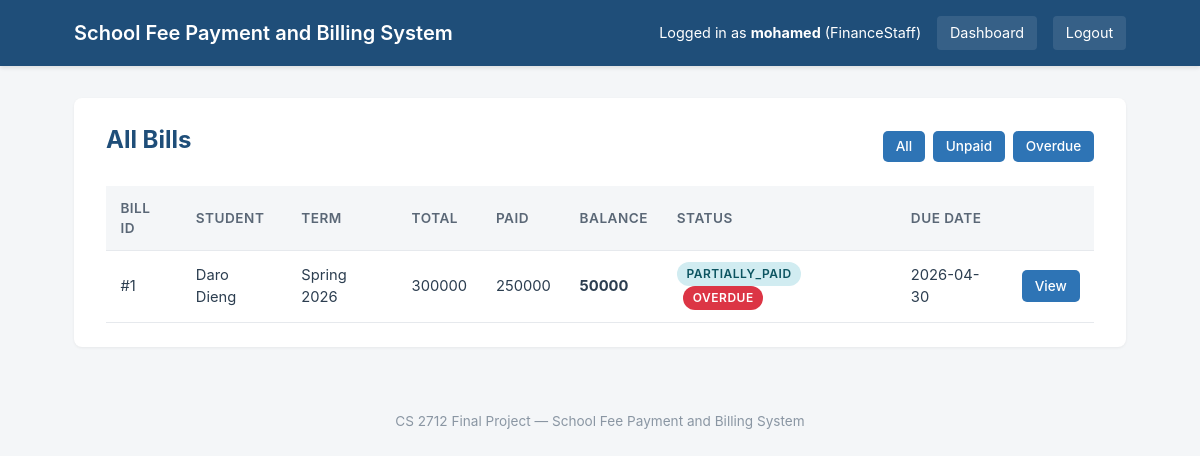
/bills (signed in), run on the app's committed database.
### tables this page shows
CREATE TABLE user (
    user_id        INTEGER PRIMARY KEY AUTOINCREMENT,
    username       TEXT NOT NULL UNIQUE,
    password_hash  TEXT NOT NULL,
    role_id        INTEGER NOT NULL,
    is_active      INTEGER NOT NULL DEFAULT 1,
    FOREIGN KEY (role_id) REFERENCES role(role_id)
);

CREATE TABLE role (
    role_id      INTEGER PRIMARY KEY AUTOINCREMENT,
    name         TEXT NOT NULL UNIQUE,
    permissions  TEXT NOT NULL
);

CREATE TABLE bill (
    bill_id          INTEGER PRIMARY KEY AUTOINCREMENT,
    profile_id       INTEGER NOT NULL,
    structure_id     INTEGER NOT NULL,
    original_amount  REAL NOT NULL CHECK (original_amount >= 0),
    discount_amount  REAL NOT NULL DEFAULT 0 CHECK (discount_amount >= 0),
    total_amount     REAL NOT NULL CHECK (total_amount >= 0),
    amount_paid      REAL NOT NULL DEFAULT 0 CHECK (amount_paid >= 0),
    balance          REAL NOT NULL,
    status           TEXT NOT NULL
                     CHECK (status IN ('UNPAID','PARTIALLY_PAID','PAID','CANCELLED')),
    issue_date       TEXT NOT NULL,
    due_date         TEXT NOT NULL,
    FOREIGN KEY (profile_id)   REFERENCES billing_profile(profile_id),
    FOREIGN KEY (structure_id) REFERENCES fee_structure(structure_id)
);

CREATE TABLE billing_profile (
    profile_id  INTEGER PRIMARY KEY AUTOINCREMENT,
    student_id  INTEGER NOT NULL,
    term        TEXT NOT NULL,
    is_active   INTEGER NOT NULL DEFAULT 1,
    FOREIGN KEY (student_id) REFERENCES student(student_id)
);

### controllers/bill_controller.py (the view)
@bill_bp.route("/bills")
@role_required("Administrator", "FinanceStaff")
def list_bills():
    bills = bill_repo.find_all()
    return render_template("bill_list.html", bills=bills)

### controllers/helpers.py (called while the page is built)
def get_current_user():
    user_id = session.get("user_id")
    if user_id is None:
        return None
    return user_repository.find_by_id(user_id)

def role_required(*allowed_roles):
    def decorator(view_function):
        @wraps(view_function)
        def wrapper(*args, **kwargs):
            user = get_current_user()
            if user is None:
                flash("Please log in first.", "error")
                return redirect(url_for("auth.login"))
            if user.role.name not in allowed_roles:
                flash("You don't have permission to access this page.", "error")
                return redirect(url_for("auth.dashboard"))
            return view_function(*args, **kwargs)
        return wrapper
    return decorator

### domain/bill.py (called while the page is built)
    @property
    def name(self):
        return STATUS_PARTIALLY_PAID

    @property
    def status(self):
        return self._state.name

    def is_overdue(self):
        if self.due_date is None:
            return False
        today = datetime.now().date().isoformat()
        return self.due_date < today and self.status in (STATUS_UNPAID, STATUS_PARTIALLY_PAID)

### domain/student.py (called while the page is built)
    def get_full_name(self):
        return f"{self.first_name} {self.last_name}"

### repositories/bill_repository.py (called while the page is built)
    def find_all(self):
        connection = get_connection()
        cursor = connection.cursor()
        cursor.execute("SELECT * FROM bill ORDER BY issue_date DESC")
        rows = cursor.fetchall()
        connection.close()
        return [self._row_to_bill(row) for row in rows]

    def _row_to_bill(self, row):
        profile = self.profile_repository.find_by_id(row["profile_id"])
        structure = self.fee_structure_repository.find_by_id(row["structure_id"])
        return Bill(
            bill_id=row["bill_id"],
            billing_profile=profile,
            fee_structure=structure,
            original_amount=row["original_amount"],
            total_amount=row["total_amount"],
            discount_amount=row["discount_amount"],
            amount_paid=row["amount_paid"],
            issue_date=row["issue_date"],
            due_date=row["due_date"],
            status=row["status"],  # important! brings back the right state
        )

### repositories/billing_profile_repository.py (called while the page is built)
    def _row_to_profile(self, row):
        student = self.student_repository.find_by_id(row["student_id"])
        return BillingProfile(
            profile_id=row["profile_id"],
            student=student,
            term=row["term"],
            is_active=bool(row["is_active"]),
        )

### templates/bill_list.html (shortened to what this page needs)
{% extends "base.html" %}
{% block content %}
<div class="card">
    <div class="card-header">
        <h2>{{ title or "All Bills" }}</h2>
        <div class="card-actions">
            <a href="{{ url_for('bill.list_bills') }}" class="btn btn-small">All</a>
            <a href="{{ url_for('bill.list_unpaid') }}" class="btn btn-small">Unpaid</a>
            <a href="{{ url_for('bill.list_overdue') }}" class="btn btn-small">Overdue</a>
        </div>
    </div>
    {% if bills %}
        <table class="data-table">
            <thead>
                <tr>
                    <th>Bill ID</th>
                    <th>Student</th>
                    <th>Term</th>
                    <th>Total</th>
                    <th>Paid</th>
                    <th>Balance</th>
                    <th>Status</th>
                    <th>Due Date</th>
                    <th></th>
                </tr>
            </thead>
            <tbody>
                {% for bill in bills %}
                    <tr>
                        <td>#{{ bill.bill_id }}</td>
                        <td>{{ bill.billing_profile.student.get_full_name() }}</td>
                        <td>{{ bill.billing_profile.term }}</td>
                        <td>{{ "%.0f"|format(bill.total_amount) }}</td>
                        <td>{{ "%.0f"|format(bill.amount_paid) }}</td>
                        <td><strong>{{ "%.0f"|format(bill.balance) }}</strong></td>
                        <td>
                            <span class="badge badge-{{ bill.status|lower }}">{{ bill.status }}</span>
                            {% if bill.is_overdue() %}
                                <span class="badge badge-overdue">OVERDUE</span>
                            {% endif %}
                        </td>
                        <td>{{ bill.due_date }}</td>
                        <td><a href="{{ url_for('bill.bill_detail', bill_id=bill.bill_id) }}" class="btn btn-small">View</a></td>
                    </tr>
                {% endfor %}
            </tbody>
        </table>
    {% else %}
        <p class="empty">No bills found.</p>
    {% endif %}
</div>
{% endblock %}

### templates/base.html (shortened to what this page needs)
<!DOCTYPE html>
<html lang="en">
<head>
    <link rel="stylesheet" href="{{ url_for('static', filename='css/style.css') }}">
</head>
<body>
<header>
    <div class="header-inner">
        <h1>School Fee Payment and Billing System</h1>
        {% if session.get('user_id') %}
            <nav>
                <span>Logged in as <strong>{{ session.get('username') }}</strong> ({{ session.get('role_name') }})</span>
                <a href="{{ url_for('auth.dashboard') }}">Dashboard</a>
                <a href="{{ url_for('auth.logout') }}">Logout</a>
            </nav>
        {% endif %}
    </div>
</header>
<main>
    {% block content %}{% endblock %}
</main>
<footer>
    <p>CS 2712 Final Project &mdash; School Fee Payment and Billing System</p>
</footer>
</body>
</html>

### static/css/style.css (style rules this page uses)
* { box-sizing: border-box; margin: 0; padding: 0; }
body { font-family: -apple-system, BlinkMacSystemFont, "Segoe UI", Arial, sans-serif; background: #f4f6f8; color: #2c3e50; line-height: 1.5; }
header { background: #1f4e79; color: white; padding: 1rem 0; box-shadow: 0 2px 4px rgba(0,0,0,0.1); }
.header-inner { max-width: 1100px; margin: 0 auto; padding: 0 1.5rem; display: flex; justify-content: space-between; align-items: center; flex-wrap: wrap; gap: 1rem; }
header h1 { font-size: 1.25rem; font-weight: 600; }
header nav { display: flex; align-items: center; gap: 1rem; font-size: 0.9rem; }
header nav a { color: white; text-decoration: none; padding: 0.4rem 0.8rem; background: rgba(255,255,255,0.1); border-radius: 4px; }
main { max-width: 1100px; margin: 2rem auto; padding: 0 1.5rem; }
.card { background: white; border-radius: 8px; padding: 1.5rem 2rem; margin-bottom: 1.5rem; box-shadow: 0 1px 3px rgba(0,0,0,0.06); }
.card h2 { color: #1f4e79; margin-bottom: 0.75rem; }
.btn { display: inline-block; padding: 0.6rem 1.2rem; background: #2e74b5; color: white; text-decoration: none; border: none; border-radius: 5px; cursor: pointer; font-size: 0.95rem; font-weight: 500; }
footer { text-align: center; padding: 2rem 1rem; color: #8a96a3; font-size: 0.85rem; }
.data-table { width: 100%; border-collapse: collapse; margin-top: 1rem; }
.data-table thead { background: #f4f6f8; }
.data-table th, .data-table td { padding: 0.7rem 0.9rem; text-align: left; border-bottom: 1px solid #e6e9ed; font-size: 0.92rem; }
.data-table th { font-weight: 600; color: #5a6776; font-size: 0.85rem; text-transform: uppercase; letter-spacing: 0.5px; }
.badge { display: inline-block; padding: 0.2rem 0.6rem; border-radius: 12px; font-size: 0.75rem; font-weight: 600; text-transform: uppercase; letter-spacing: 0.5px; }
.badge-partially_paid { background: #d1ecf1; color: #0c5460; }
.badge-overdue { background: #dc3545; color: white; margin-left: 0.4rem; }
.card-header { display: flex; justify-content: space-between; align-items: center; flex-wrap: wrap; gap: 1rem; margin-bottom: 1rem; }
.card-actions { display: flex; gap: 0.5rem; }
.btn-small { padding: 0.35rem 0.8rem; font-size: 0.85rem; }

### data on the page
user: get "mohamed"
role: get "FinanceStaff"
bill: bill_id "1", billing_profile.student.get_full_name "Daro Dieng", billing_profile.term "Spring 2026", total_amount "300000", amount_paid "250000", balance "50000", status "PARTIALLY_PAID", due_date "2026-04-30"

### other printed values
{{ title or "All Bills" }} "All Bills"
